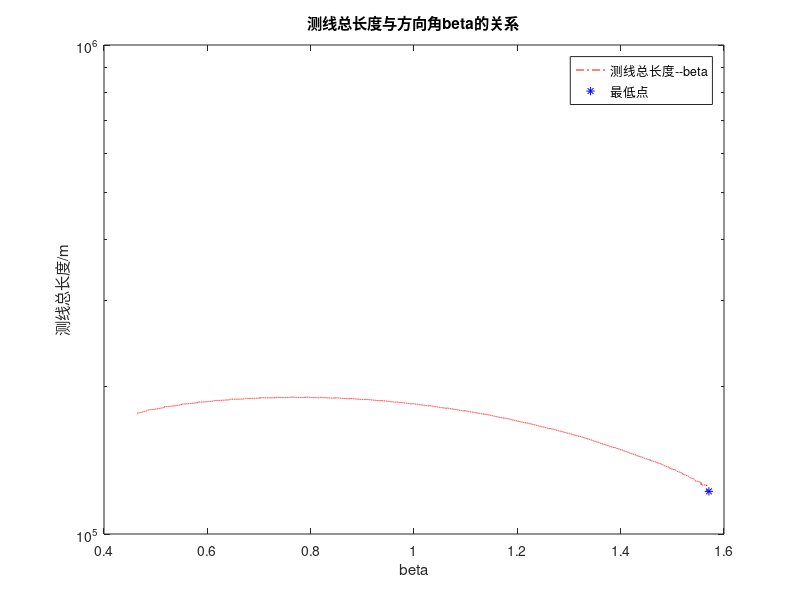

MATLAB code for this plot:
clear;clc;
L = 4 * 1852; % 海域的长度
S = 2 * 1852; % 海域的宽度
theta = 2/3 * pi; % 多波束换能器的开角
alpha = 1.5/180 * pi; % 坡度
D_center = 110; % 海域中心处的海水深度
D_0 = D_center + L / 2 * tan(alpha); % 最深处的海水深度
eta = 0.1; % 覆盖率

n = 5000; % 选取的点数
beta = linspace(atan(0.5), pi / 2, n); % 方向角
l = zeros(1, n); % 存储测线的总长度

for i = 1:n
    beta_now = beta(i);
    gamma = acos(1 / sqrt(1 + sin(beta_now) ^ 2 * tan(alpha) ^ 2));
    % l(x),r(x),w(x)的系数
    k_l = 1 + tan(alpha) * sin(theta / 2) * cos(gamma) / (cos(theta / 2 + gamma));
    c_l = -D_0 * sin(theta / 2) * cos(gamma) / (cos(theta / 2 + gamma));

    k_r = 1 - tan(alpha) * sin(theta / 2) * cos(gamma) / (cos(theta / 2 - gamma));
    c_r = D_0 * sin(theta / 2) * cos(gamma) / (cos(theta / 2 - gamma));

    k_w = -tan(alpha) * sin(theta / 2) * cos(gamma) * (1 / cos(theta / 2 + gamma) + 1 / cos(theta / 2 - gamma));
    c_w = D_0 * sin(theta / 2) * cos(gamma) * (1 / cos(theta / 2 + gamma) + 1 / cos(theta / 2 - gamma));

    x_0 = -c_l / k_l; % 初始最优点
    l_std = S / sin(beta_now); % 一条测线的标准长度
    flag = 0; % 用于判断测线是否越过右边界

    while (1)
        right = k_r * (x_0 - l_std * cos(beta_now)) + c_r;
        % 测线探测的范围已覆盖整个海域，退出循环
        if (right >= L)
            break
        end

        % 测线越过右边界
        if (x_0 > L)
            flag = 1;
            l(i) = l(i) + l_std - (x_0 - L) / cos(beta_now);
            % 测线越过左边界
        elseif (x_0 - l_std * cos(beta_now) < 0)
            l(i) = l(i) + x_0 / cos(beta_now);
            % 整条侧线都在边界范围内
        else
            l(i) = l(i) + l_std;
        end

        if (flag == 0)
            x_0 = (k_r * x_0 - k_l * x_0 - k_w * eta * x_0 + c_r - c_l - c_w * eta) / ((k_w * eta + k_l) * sin(beta_now) ^ 2) + x_0; % 测线未越界时的最优点
        else
            x_0 = x_0 - (k_w * L * eta + c_w * eta - k_r * L + k_l * L + c_l - c_r) / (k_r * sin(beta_now) ^ 2); % 测线越界时的最优点
        end

    end

end

semilogy(beta, l, "r-.");
hold on;
plot(beta(end), l(end), "b*");
hold off;
title("测线总长度与方向角beta的关系")
xlabel("beta"); ylabel("测线总长度/m");
legend("测线总长度--beta", "最低点");
